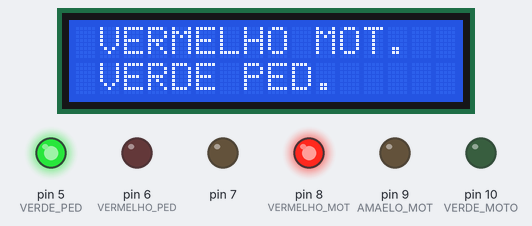
Bench run of a sketch on a simulated Arduino Uno, built with avr-gcc and run on an emulated ATmega328P. On the bench: 16×2 character LCD, output pins drawn as LEDs (lit = HIGH).

Above: at 0.1 s.
At 3.2 s:
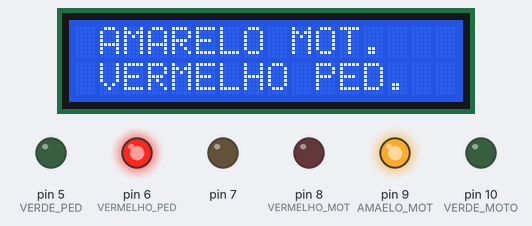
At 8.2 s:
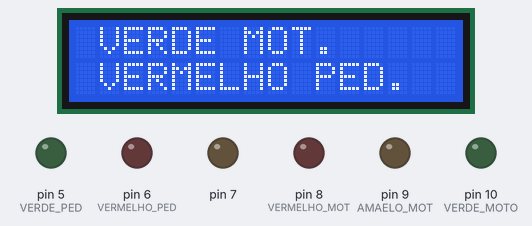
At 13.2 s:
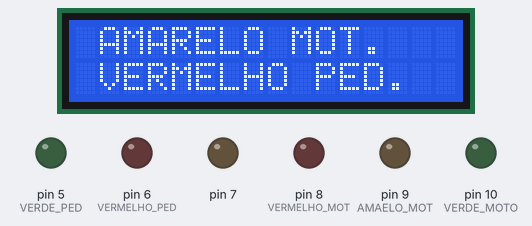
At 20.3 s:
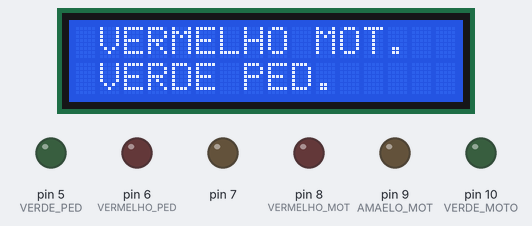
At 32.4 s:
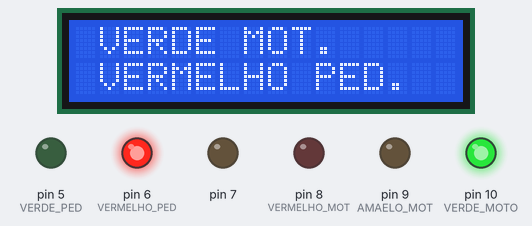
Timing chart, 0 to 40.0 s (numbered marks = the images above):
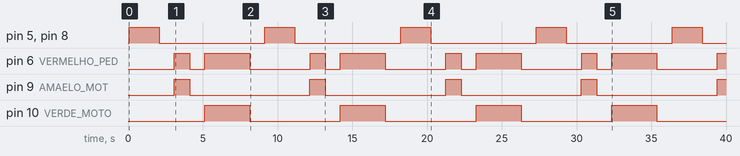

Measured:
- by itself, pin 5 (VERDE_PED), pin 8 (VERMELHO_MOT): alternates HIGH for 2.0 s and LOW for 7.1 s
- by itself, pin 6 (VERMELHO_PED): repeats every 9.1 s: LOW 1.0 s, HIGH 3.0 s, LOW 4.0 s, HIGH 1.0 s
- by itself, pin 9 (AMAELO_MOT): alternates HIGH for 1.0 s and LOW for 8.1 s
- by itself, pin 10 (VERDE_MOTO): alternates HIGH for 3.0 s and LOW for 6.1 s
- what the display in image 1 shows lasts 2.0 s, from 3.1 s to 5.1 s
- what the display in image 2 shows lasts 4.0 s, from 5.1 s to 9.1 s
- what the display in image 4 shows lasts 3.1 s, from 18.2 s to 21.3 s

The sketch:

LCD.SEMAFORO.ino
```cpp
#include <Wire.h>
#include <LiquidCrystal_I2C.h>

#define endereco  0x20 // Endereços comuns: 0x20, 0x3F
#define colunas   16
#define linhas    2
LiquidCrystal_I2C lcd(endereco, colunas, linhas);


void setup()


{
  pinMode(5, OUTPUT); //VERDE PED.
  pinMode(6, OUTPUT); //VERMELHO PED.
  pinMode(8, OUTPUT); //VERMELHO MOT.
  pinMode(9, OUTPUT); //AMAELO MOT.
  pinMode(10, OUTPUT); //VERDE MOTO.
lcd.init(); // INICIA A COMUNICAÇÃO COM O DISPLAY
lcd.backlight(); // LIGA A ILUMINAÇÃO DO DISPLAY
lcd.clear(); // LIMPA O DISPLAY


}

void loop()
{
  digitalWrite(8, HIGH);
  lcd.setCursor(1, 0);
  lcd.print("VERMELHO MOT.");
  digitalWrite(5, HIGH);
  lcd.setCursor(1, 1);
  lcd.print("VERDE PED.");
  delay(2000); // Wait for 1000 millisecond(s)
  digitalWrite(8, LOW);
  digitalWrite(5, LOW);
  delay(1000); // Wait for 1000 millisecond(s)
  lcd.clear(); // LIMPA O DISPLAY

  digitalWrite(9, HIGH);
  lcd.setCursor(1, 0);
  lcd.print("AMARELO MOT.");
  digitalWrite(6, HIGH);
  lcd.setCursor(1, 1);
  lcd.print("VERMELHO PED.");
  delay(1000); // Wait for 1000 millisecond(s)
  digitalWrite(9, LOW);
  digitalWrite(6, LOW);
  delay(1000); // Wait for 1000 millisecond(s)
  pinMode(7, OUTPUT);
  lcd.clear(); // LIMPA O DISPLAY


  digitalWrite(10, HIGH);
  lcd.setCursor(1, 0);
  lcd.print("VERDE MOT.");
  digitalWrite(6, HIGH);
  lcd.setCursor(1, 1);
  lcd.print("VERMELHO PED.");
  delay(3000); // Wait for 1000 millisecond(s)
  digitalWrite(10, LOW);
  digitalWrite(6, LOW);
  delay(1000); // Wait for 1000 millisecond(s)
  lcd.clear(); // LIMPA O DISPLAY


}
```
